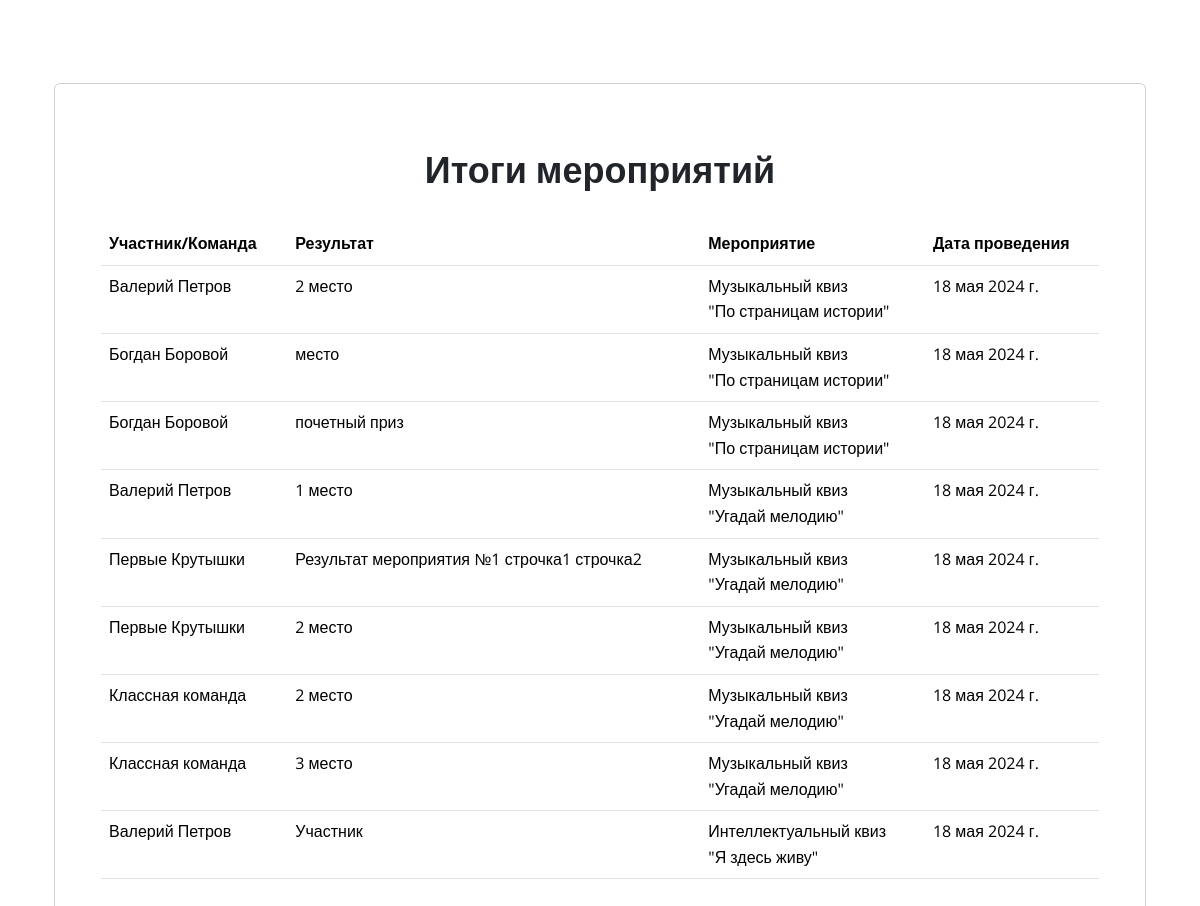
The app's page /results/ with its own data.
### Diplom/models.py (models this page shows, shortened)
class Results(models.Model):
    Team_List = models.ForeignKey('Team_List', on_delete=models.CASCADE, null=True, blank=True)
    Invitation = models.ForeignKey('Invitation', on_delete=models.CASCADE)
    Result = models.TextField(null=True, blank=True)

class Invitation(models.Model):
    date_submitted = models.DateField(blank=True, null=True)
    Event_Plan_Position = models.ForeignKey('Event_Plan_Position', on_delete=models.CASCADE)
    Team = models.ForeignKey('Team', on_delete=models.CASCADE, null=True, blank=True)
    Team_Members = models.ForeignKey('Team_Members', on_delete=models.CASCADE, null=True, blank=True)
    Profile = models.ForeignKey('Profile', on_delete=models.CASCADE, null=True, blank=True)

class Profile(models.Model):
    user = models.OneToOneField(User, on_delete=models.CASCADE)
    image = models.ImageField(upload_to='images', null=True, blank=True)
    patronymic = models.CharField(max_length=255, verbose_name='Отчество (если есть)', blank=True, null=True)
    klass = models.CharField(max_length=4, verbose_name='Класс обучающегося', choices=klass_Choices, blank=True)

class Event_Plan_Position(models.Model):
    Event_Plan = models.ForeignKey('Event_Plan', on_delete=models.PROTECT)
    Event = models.ForeignKey('Event', on_delete=models.PROTECT)
    Date = models.DateField(null=True, blank=True)
    Date_Plan = models.DateField(null=True, blank=True)
    Date_Fact = models.DateField(null=True, blank=True)
    Description = models.TextField(null=True, blank=True)
    Eventers_Plan = models.IntegerField(null=True, blank=True)
    Eventers_Fact = models.IntegerField(null=True, blank=True)

class Event(models.Model):
    name = models.CharField(max_length=255)
    max_eventers = models.IntegerField(default=100)
    image = models.ImageField(upload_to='images', null=True, blank=True)
    description = models.TextField(null=True, blank=True)
    team = models.BooleanField('Командное мероприятие', null=True, blank=True)
    EventType = models.ForeignKey('EventType', on_delete=models.CASCADE)
    EducationLevel = models.ForeignKey('EducationLevel', on_delete=models.CASCADE)

class EventType(models.Model):
    name = models.CharField(max_length=100,
                            verbose_name='Наименование типа мероприятия',
                            choices=EventType_Choices)

class Team(models.Model):
    name = models.CharField(max_length=255)
    date_created = models.DateTimeField(blank=True, null=True)
    date_disbanded = models.DateTimeField(blank=True, null=True)
    capitan = models.ForeignKey(Profile, on_delete=models.SET_NULL, verbose_name="Капитан", blank=True, null=True)
    def __str__(self):
        return str(self.name)

### Diplom/views.py (the view)
# urls.py: path('results/', ResultsView.as_view(), name='results'),
class ResultsView(ListView):
    model = Results
    template_name = 'results.html'
    def get_queryset(self):
        return Results.objects.all().order_by('Invitation__Event_Plan_Position__Event__name')

### templates/results.html
{% extends 'base.html' %}
{% block content %}
    <div class="container px-4">
        <div class="d-flex justify-content-center">
            <div class="card" style="width: 100%; height: 100%; padding: 30px">
                <div class="card-body">
                    <h3 align="center" style="padding-bottom: 10px"><strong>Итоги мероприятий</strong></h3>
                    <table class="table">
                        <thead>
                        <tr>
                            <th>Участник/Команда</th>
                            <th>Результат</th>
                            <th>Мероприятие</th>
                            <th>Дата проведения</th>
                        </tr>
                        </thead>
                        <tbody>
                        {% for event in  object_list %}
                            {% if event.Invitation.Event_Plan_Position.Date_Fact %}
                                <tr>
                                    {% if event.Invitation.Team %}
                                        <td>{{ event.Invitation.Team }}</td>
                                    {% elif event.Invitation.Profile %}
                                        <td>{{ event.Invitation.Profile.user.first_name }} {{ event.Invitation.Profile.user.last_name }}</td>
                                    {% endif %}
                                    {% if event.Result %}
                                        <td>{{ event.Result }}</td>
                                    {% else %}
                                        <td>Все желающие.</td>
                                    {% endif %}
                                    <td>{{ event.Invitation.Event_Plan_Position.Event.EventType.name }}<br>
                                        "{{ event.Invitation.Event_Plan_Position.Event.name }}"
                                    </td>
                                    <td>{{ event.Invitation.Event_Plan_Position.Date_Fact }}</td>
                                </tr>
                            {% endif %}
                        {% endfor %}
                        </tbody>
                    </table>
                </div>
            </div>
        </div>
    </div>
{% endblock %}

### records on screen
Results: Invitation.Profile.user.first_name "Валерий", Invitation.Profile.user.last_name "Петров", Result "2 место", Invitation.Event_Plan_Position.Event.EventType.name "Музыкальный квиз", Invitation.Event_Plan_Position.Event.name "По страницам истории", Invitation.Event_Plan_Position.Date_Fact "18 мая 2024 г."
Results: Invitation.Profile.user.first_name "Богдан", Invitation.Profile.user.last_name "Боровой", Result "место", Invitation.Event_Plan_Position.Event.EventType.name "Музыкальный квиз", Invitation.Event_Plan_Position.Event.name "По страницам истории", Invitation.Event_Plan_Position.Date_Fact "18 мая 2024 г."
Results: Invitation.Profile.user.first_name "Богдан", Invitation.Profile.user.last_name "Боровой", Result "почетный приз", Invitation.Event_Plan_Position.Event.EventType.name "Музыкальный квиз", Invitation.Event_Plan_Position.Event.name "По страницам истории", Invitation.Event_Plan_Position.Date_Fact "18 мая 2024 г."
Results: Invitation.Profile.user.first_name "Валерий", Invitation.Profile.user.last_name "Петров", Result "1 место", Invitation.Event_Plan_Position.Event.EventType.name "Музыкальный квиз", Invitation.Event_Plan_Position.Event.name "Угадай мелодию", Invitation.Event_Plan_Position.Date_Fact "18 мая 2024 г."
Results: Invitation.Team "Первые Крутышки", Result "Результат мероприятия №1 строчка1 строчка2", Invitation.Event_Plan_Position.Event.EventType.name "Музыкальный квиз", Invitation.Event_Plan_Position.Event.name "Угадай мелодию", Invitation.Event_Plan_Position.Date_Fact "18 мая 2024 г."
Results: Invitation.Team "Первые Крутышки", Result "2 место", Invitation.Event_Plan_Position.Event.EventType.name "Музыкальный квиз", Invitation.Event_Plan_Position.Event.name "Угадай мелодию", Invitation.Event_Plan_Position.Date_Fact "18 мая 2024 г."
Results: Invitation.Team "Классная команда", Result "2 место", Invitation.Event_Plan_Position.Event.EventType.name "Музыкальный квиз", Invitation.Event_Plan_Position.Event.name "Угадай мелодию", Invitation.Event_Plan_Position.Date_Fact "18 мая 2024 г."
Results: Invitation.Team "Классная команда", Result "3 место", Invitation.Event_Plan_Position.Event.EventType.name "Музыкальный квиз", Invitation.Event_Plan_Position.Event.name "Угадай мелодию", Invitation.Event_Plan_Position.Date_Fact "18 мая 2024 г."
Results: Invitation.Profile.user.first_name "Валерий", Invitation.Profile.user.last_name "Петров", Result "Участник", Invitation.Event_Plan_Position.Event.EventType.name "Интеллектуальный квиз", Invitation.Event_Plan_Position.Event.name "Я здесь живу", Invitation.Event_Plan_Position.Date_Fact "18 мая 2024 г."
